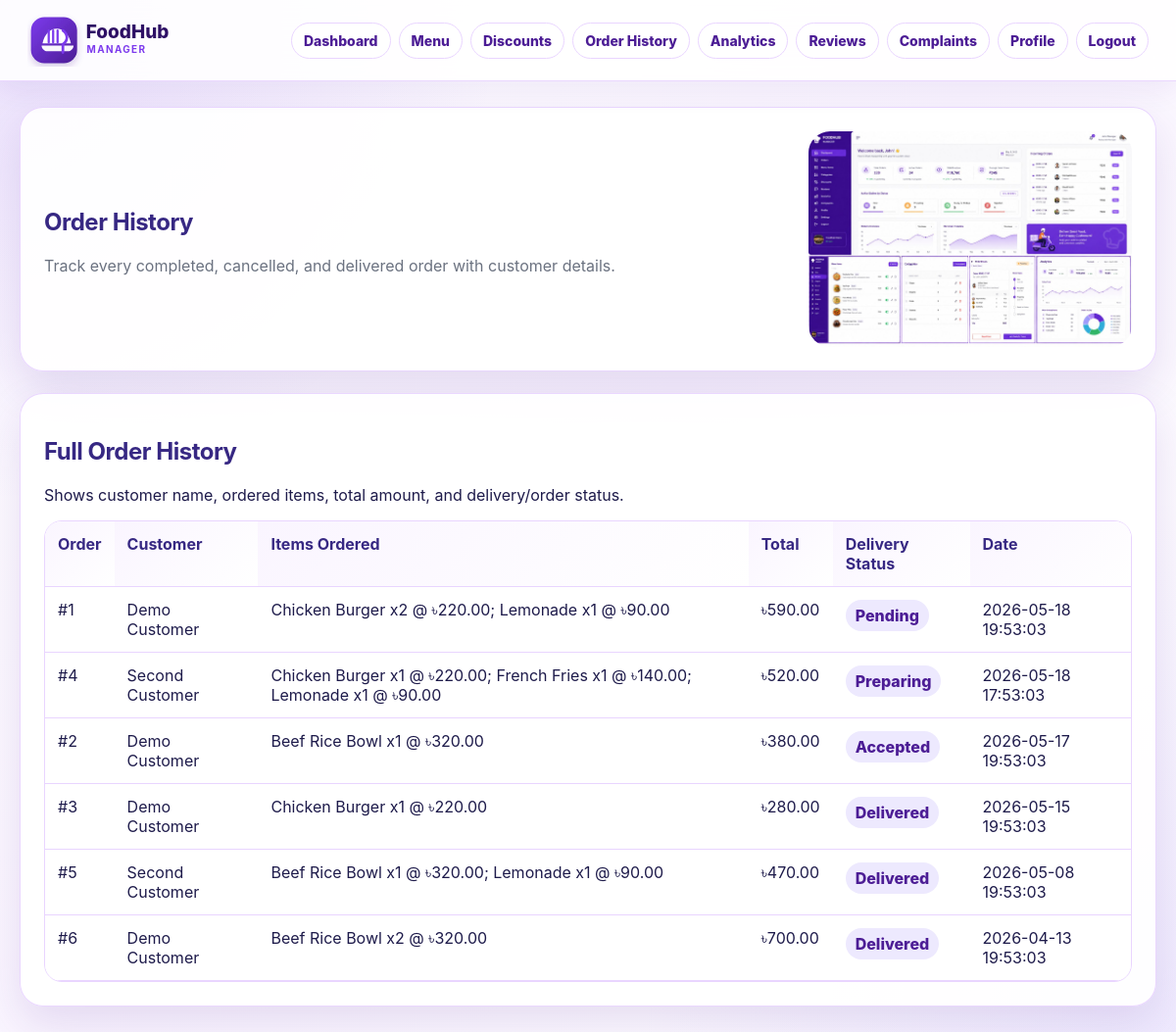
/public/index.php?route=order_history (signed in), run on the app's committed database.
### tables this page shows
CREATE TABLE orders (
    id INT AUTO_INCREMENT PRIMARY KEY,
    customer_id INT NOT NULL,
    restaurant_id INT NOT NULL,
    agent_id INT NULL,
    delivery_address VARCHAR(255) NOT NULL,
    payment_method ENUM('Cash','Card') NOT NULL DEFAULT 'Cash',
    subtotal DECIMAL(10,2) NOT NULL DEFAULT 0,
    delivery_fee DECIMAL(10,2) NOT NULL DEFAULT 0,
    total_amount DECIMAL(10,2) NOT NULL DEFAULT 0,
    status ENUM('pending','accepted','preparing','ready','picked_up','on_the_way','delivered','cancelled') NOT NULL DEFAULT 'pending',
    estimated_delivery_minutes INT DEFAULT 40,
    created_at TIMESTAMP DEFAULT CURRENT_TIMESTAMP,
    CONSTRAINT fk_orders_customer FOREIGN KEY (customer_id) REFERENCES users(id) ON DELETE CASCADE,
    CONSTRAINT fk_orders_restaurant FOREIGN KEY (restaurant_id) REFERENCES restaurants(id) ON DELETE CASCADE,
    CONSTRAINT fk_orders_agent_user FOREIGN KEY (agent_id) REFERENCES users(id) ON DELETE SET NULL
);

CREATE TABLE users (
    id INT AUTO_INCREMENT PRIMARY KEY,
    name VARCHAR(120) NOT NULL,
    email VARCHAR(160) NOT NULL UNIQUE,
    password_hash VARCHAR(255) NOT NULL,
    phone VARCHAR(30),
    role ENUM('customer','manager','agent','admin') NOT NULL,
    profile_pic VARCHAR(255),
    is_active TINYINT(1) NOT NULL DEFAULT 1,
    created_at TIMESTAMP DEFAULT CURRENT_TIMESTAMP
);

### app/controllers/DashboardController.php (called while the page is built, shortened)
<?php
require_once __DIR__ . '/../core/Auth.php';
require_once __DIR__ . '/../models/RestaurantManagerModel.php';
class DashboardController {
    private RestaurantManagerModel $model;
    public function __construct() {
        $this->model = new RestaurantManagerModel();
    }
    private function restaurant(): array {
        $restaurant = $this->model->restaurantByManager(Auth::user()['id']);
        return $restaurant;
    }
    public function orderHistory(): void {
        $restaurant = $this->restaurant();
        $orders = $this->model->orderHistory((int)$restaurant['id']);
        require __DIR__ . '/../views/order_history.php';
    }
}

### app/core/Database.php (called while the page is built, shortened)
<?php
class Database {
    private static ?mysqli $connection = null;
    public static function connect(): mysqli {
        if (self::$connection === null) {
            self::$connection = new mysqli(DB_HOST, DB_USER, DB_PASS, DB_NAME);
            self::$connection->set_charset('utf8mb4');
        }
        return self::$connection;
    }
}

### app/core/Auth.php (called while the page is built, shortened)
<?php
require_once __DIR__ . '/Database.php';
class Auth {
    public static function user(): ?array {
        return $_SESSION['user'] ?? null;
    }
}

### app/models/RestaurantManagerModel.php (called while the page is built, shortened)
<?php
require_once __DIR__ . '/../core/Database.php';
class RestaurantManagerModel {
    private mysqli $db;
    public function __construct() {
        $this->db = Database::connect();
    }
    public function restaurantByManager(int $managerId): ?array {
        $stmt = $this->db->prepare("SELECT * FROM restaurants WHERE manager_id = ? LIMIT 1");
        $stmt->bind_param('i', $managerId);
        $stmt->execute();
        return $stmt->get_result()->fetch_assoc() ?: null;
    }
    public function orderHistory(int $restaurantId): array {
        $stmt = $this->db->prepare("\n            SELECT o.*, u.name AS customer_name,\n                   GROUP_CONCAT(CONCAT(mi.name, ' x', oi.quantity, ' @ ৳', FORMAT(oi.unit_price, 2)) ORDER BY mi.name SEPARATOR '; ') AS item_summary\n            FROM orders o\n            JOIN users u ON u.id = o.customer_id\n            LEFT JOIN order_items oi ON oi.order_id = o.id\n            LEFT JOIN menu_items mi ON mi.id = oi.menu_item_id\n            WHERE o.restaurant_id = ?\n            GROUP BY o.id\n            ORDER BY o.created_at DESC\n        ");
        $stmt->bind_param('i', $restaurantId);
        $stmt->execute();
        return $stmt->get_result()->fetch_all(MYSQLI_ASSOC);
    }
}

### app/views/order_history.php (the view)
<?php require __DIR__ . '/partials/header.php'; ?>
<section class="panel page-banner">
    <div>
        <h2>Order History</h2>
        <p class="muted">Track every completed, cancelled, and delivered order with customer details.</p>
    </div>
    <img src="assets/images/dashboard-preview.jpg" alt="Order History illustration">
</section>
<section class="panel">
    <h2>Full Order History</h2>
    <p>Shows customer name, ordered items, total amount, and delivery/order status.</p>
    <div class="table-wrap">
        <table>
            <thead>
                <tr>
                    <th>Order</th>
                    <th>Customer</th>
                    <th>Items Ordered</th>
                    <th>Total</th>
                    <th>Delivery Status</th>
                    <th>Date</th>
                </tr>
            </thead>
            <tbody>
                <?php foreach ($orders as $order): ?>
                    <tr>
                        <td>#<?= (int)$order['id'] ?></td>
                        <td><?= htmlspecialchars($order['customer_name']) ?></td>
                        <td><?= htmlspecialchars($order['item_summary'] ?? 'No items') ?></td>
                        <td>৳<?= number_format((float)$order['total_amount'], 2) ?></td>
                        <td><span class="badge"><?= htmlspecialchars(ucwords(str_replace('_', ' ', $order['status']))) ?></span></td>
                        <td><?= htmlspecialchars($order['created_at']) ?></td>
                    </tr>
                <?php endforeach; ?>
            </tbody>
        </table>
    </div>
</section>
<?php require __DIR__ . '/partials/footer.php'; ?>

### public/assets/css/style.css (style rules this page uses)
:root { --purple-950: #372883; --purple-900: #3b0764; --purple-800: #4c1d95; --purple-700: #7174a4; --purple-600: #7c3aed; --purple-500: #8b5cf6; --purple-100: #ede9fe; --purple-50: #faf5ff; --white: #ffffff; --ink: #1e1b4b; --muted: #6b7280; --line: #e9d5ff; --success: #16a34a; --danger: #dc2626; --shadow: 0 18px 45px rgba(76, 29, 149, .13); }
* { box-sizing: border-box; }
body { margin: 0; font-family: Inter, "Segoe UI", Arial, Helvetica, sans-serif; background: radial-gradient(circle at top left, rgba(124, 58, 237, .16), transparent 32rem), radial-gradient(circle at bottom right, rgba(167, 139, 250, .18), transparent 34rem), linear-gradient(135deg, #fff 0%, #faf5ff 48%, #ffffff 100%); color: var(--ink); min-height: 100vh; }
img { max-width: 100%; }
.hero, .panel, .card, .login-card, .auth-visual { background: rgba(255,255,255,.92); border: 1px solid rgba(233, 213, 255, .95); border-radius: 24px; box-shadow: var(--shadow); }
.panel { padding: 24px; margin-bottom: 22px; }
.panel h2, .panel h3 { color: var(--purple-950); letter-spacing: -.02em; }
.table-wrap { overflow-x: auto; border-radius: 18px; border: 1px solid var(--line); }
table { width: 100%; border-collapse: collapse; background: white; }
th, td { padding: 13px; border-bottom: 1px solid var(--line); text-align: left; vertical-align: top; }
th { background: linear-gradient(135deg, var(--purple-50), #fff); color: var(--purple-950); }
.badge { display: inline-block; padding: 6px 10px; border-radius: 999px; background: var(--purple-100); color: var(--purple-800); font-weight: 800; }
.muted { color: var(--muted); }
.page-banner { display: grid; grid-template-columns: 1fr minmax(220px, 330px); align-items: center; gap: 20px; margin-bottom: 22px; }
.page-banner img { border-radius: 22px; }

### data on the page
orders: id "1", customer.name "Demo Customer", item_summary "Chicken Burger x2 @ ৳220.00; Lemonade x1 @ ৳90.00", total_amount "590.00", status "Pending", created_at "2026-05-18 19:53:03"
orders: id "4", customer.name "Second Customer", item_summary "Chicken Burger x1 @ ৳220.00; French Fries x1 @ ৳140.00; Lemonade x1 @ ৳90.00", total_amount "520.00", status "Preparing", created_at "2026-05-18 17:53:03"
orders: id "2", customer.name "Demo Customer", item_summary "Beef Rice Bowl x1 @ ৳320.00", total_amount "380.00", status "Accepted", created_at "2026-05-17 19:53:03"
orders: id "3", customer.name "Demo Customer", item_summary "Chicken Burger x1 @ ৳220.00", total_amount "280.00", status "Delivered", created_at "2026-05-15 19:53:03"
orders: id "5", customer.name "Second Customer", item_summary "Beef Rice Bowl x1 @ ৳320.00; Lemonade x1 @ ৳90.00", total_amount "470.00", status "Delivered", created_at "2026-05-08 19:53:03"
orders: id "6", customer.name "Demo Customer", item_summary "Beef Rice Bowl x2 @ ৳320.00", total_amount "700.00", status "Delivered", created_at "2026-04-13 19:53:03"
